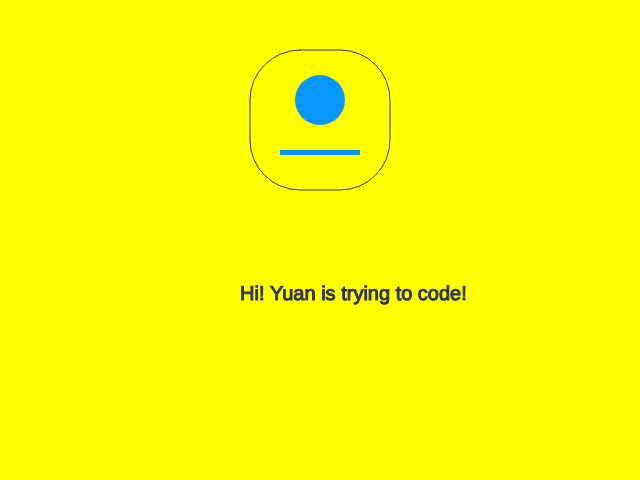
Frame 1 (no input)
Frame 60 (no input): identical to frame 1, image omitted
Frame 120 (the mouse pressed at the canvas centre since frame 60): identical to frame 1, image omitted

The p5.js sketch that drew this single still picture (run headless with seeded random() and noise() and a simulated clock; from frame 60 on, the mouse is pressed at the canvas centre):

// p5.js sketch
// ── sketch.js
function setup() {
  createCanvas(640, 480);
}

function draw() {
  background('yellow');
  // see https://p5js.org/reference/#/p5/fill
  noStroke()
  fill(10,150,255);
  // ellipse(locationX, locationY, width, height)
  // see https://p5js.org/reference/#/p5/ellipse
  ellipse(320,100,50,50);
  // rect(locationX, locationY, width, height)
  // see https://p5js.org/reference/#/p5/rect
  rect(280,150,80,5);
  strokeWeight(1)
  stroke(50)
  noFill()
  rect(250,50,140,140,50);
  // see https://p5js.org/reference/#/p5/text
  textSize(20);
  fill(50,50,100);
  text('Hi! Yuan is trying to code!', 240,300);
}
